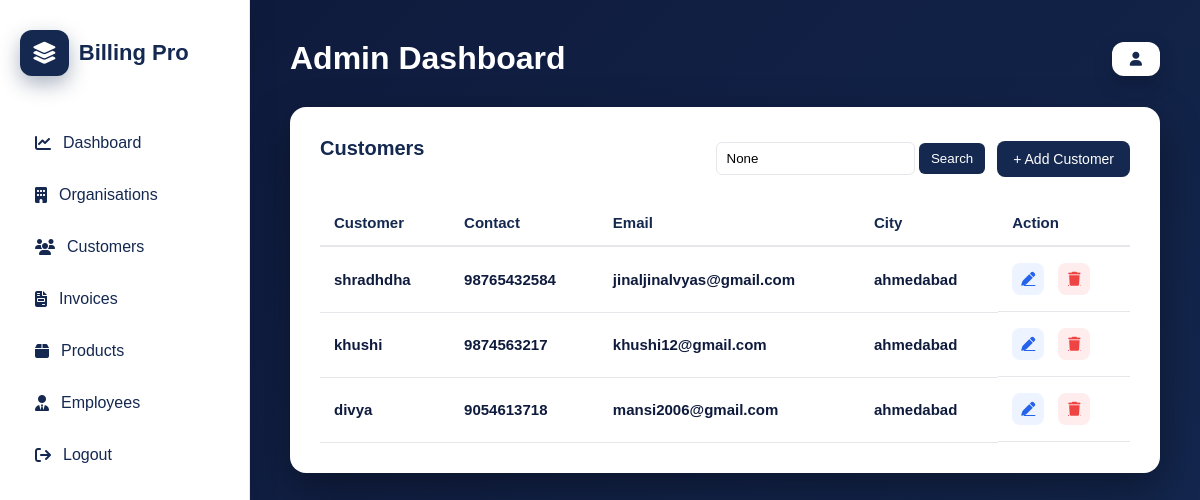
Screenshot of /adminpanel/customers/ with the database file from the repository.
### organisation/models.py (models this page shows, shortened)
class CustomerDetails(models.Model):
    companyName = models.ForeignKey(OrganisationDetails, on_delete=models.CASCADE,default="")
    cust_name = models.CharField(max_length=50,verbose_name='Customer Name')
    cont_person = models.CharField(max_length=50,verbose_name='Contact Person')
    contact_num = models.IntegerField(verbose_name='Contact Number')
    email = models.CharField(max_length=50,default="")
    company_type = models.CharField(verbose_name='Company Type',max_length = 50)
    address = models.CharField(max_length=90,verbose_name='Address Line 1')
    address_2 = models.CharField(max_length=90,verbose_name='Address Line 2')
    landmark = models.CharField(max_length=50,verbose_name='Landmark')
    country = models.CharField(max_length=50,verbose_name='Country')
    state = models.CharField(max_length=50,verbose_name='State')
    city = models.CharField(max_length=50,verbose_name='City')
    pincode = models.IntegerField(verbose_name='Pincode')

### adminpanel/views.py (the view)
# urls.py: path("customers/", views.customers_page, name="customers"),
def customers_page(request):
    search = request.GET.get("search")
    if search:
        customers = CustomerDetails.objects.filter(cust_name__icontains=search)
    else:
        customers = CustomerDetails.objects.all().order_by("-id")
    context = {
        "customers": customers,
        "search": search
    }
    return render(request, "adminpanel/customers.html", context)

### adminpanel/templates/adminpanel/customers.html
{% extends "adminpanel/base.html" %}
{% block content %}
<div class="table-box">
<div class="table-header">
<h3>Customers</h3>
<div class="table-actions">
<form method="GET">
<input type="text" name="search" placeholder="Search customer..." value="{{ search }}">
<button type="submit">Search</button>
</form>
<a href="{% url 'add_customer' %}" class="btn-add">+ Add Customer</a>
</div>
</div>
<table class="org-table">
<thead>
<tr>
<th>Customer</th>
<th>Contact</th>
<th>Email</th>
<th>City</th>
<th>Action</th>
</tr>
</thead>
<tbody>
{% for cust in customers %}
<tr>
<td>{{ cust.cust_name }}</td>
<td>{{ cust.contact_num }}</td>
<td>{{ cust.email }}</td>
<td>{{ cust.city }}</td>
<td class="action-buttons">
<a href="{% url 'update_customer' cust.id %}" class="action-btn edit">
<i class="fa-solid fa-pen"></i>
</a>
<a href="{% url 'admin_delete_customer' cust.id %}" class="action-btn delete"
onclick="return confirm('Delete this customer?');">
<i class="fa-solid fa-trash"></i>
</a>
</td>
</tr>
{% endfor %}
</tbody>
</table>
</div>
{% endblock %}

### adminpanel/static/adminpanel/css/admin.css (style rules this page uses)
* { margin:0; padding:0; box-sizing:border-box; font-family:'Poppins',sans-serif; }
body { display:flex; min-height:100vh; background:#0f1b3d; color:#1e293b; }
.table-box { background:white; padding:30px; border-radius:16px; box-shadow:0 15px 40px rgba(0,0,0,0.35); }
.table-box h3 { font-size:18px; margin-bottom:18px; color:#142850; }
table { width:100%; border-collapse:collapse; }
th { text-align:left; padding:15px; font-size:13px; color:#64748b; border-bottom:1px solid #e5e7eb; }
td { padding:15px; font-size:14px; border-bottom:1px solid #f1f5f9; }
.org-table { width:100%; border-collapse:collapse; margin-top:15px; }
.org-table thead th { text-align:left; color:#142850; font-weight:700; font-size:15px; padding:14px; border-bottom:2px solid #e5e7eb; }
.org-table tbody tr { transition:0.25s; }
.org-table td { padding:16px 14px; color:#0f1b3d; font-weight:600; font-size:15px; border-bottom:1px solid #e5e7eb; }
.table-box { background:white; padding:30px; border-radius:16px; box-shadow:0 15px 40px rgba(0,0,0,0.35); margin-top:30px; }
.table-box h3 { color:#142850; margin-bottom:20px; font-weight:700; font-size:20px; }
.btn-add { background:#142850; color:white; padding:10px 16px; border-radius:8px; text-decoration:none; font-size:14px; }
.action-buttons { display:flex; gap:14px; }
.action-btn { width:32px; height:32px; display:flex; align-items:center; justify-content:center; border-radius:8px; font-size:14px; transition:0.25s; }
.action-btn.edit { color:#2563eb; background:#eef4ff; }
.action-btn.delete { color:#ef4444; background:#ffecec; }
.table-header { display:flex; justify-content:space-between; align-items:center; margin-bottom:20px; }
.table-actions { display:flex; gap:12px; align-items:center; }
.table-actions input { padding:8px 10px; border:1px solid #e5e7eb; border-radius:6px; }
.table-actions button { padding:8px 12px; border:none; background:#142850; color:white; border-radius:6px; cursor:pointer; }

### rows the page displays
CustomerDetails: cust_name "shradhdha", contact_num "98765432584", email "jinaljinalvyas@gmail.com", city "ahmedabad"
CustomerDetails: cust_name "khushi", contact_num "9874563217", email "khushi12@gmail.com", city "ahmedabad"
CustomerDetails: cust_name "divya", contact_num "9054613718", email "mansi2006@gmail.com", city "ahmedabad"
